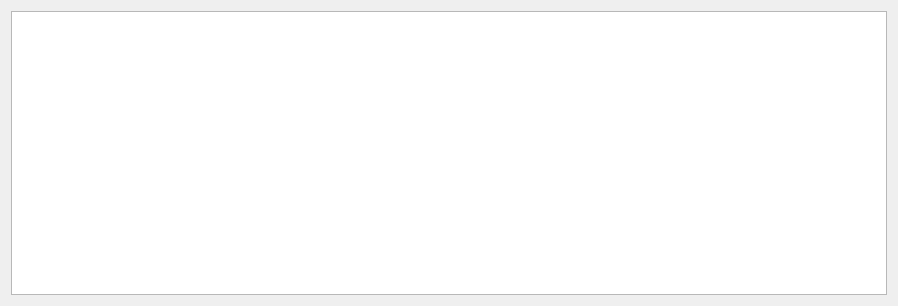
<?xml version="1.0" encoding="UTF-8"?>
<ui version="4.0">
 <class>GenericTable</class>
 <widget class="QWidget" name="GenericTable">
  <property name="geometry">
   <rect>
    <x>0</x>
    <y>0</y>
    <width>898</width>
    <height>306</height>
   </rect>
  </property>
  <property name="windowTitle">
   <string>Form</string>
  </property>
  <layout class="QVBoxLayout" name="verticalLayout">
   <item>
    <widget class="QTableView" name="m_pTable">
     <property name="selectionBehavior">
      <enum>QAbstractItemView::SelectRows</enum>
     </property>
    </widget>
   </item>
  </layout>
 </widget>
 <resources/>
 <connections/>
</ui>
